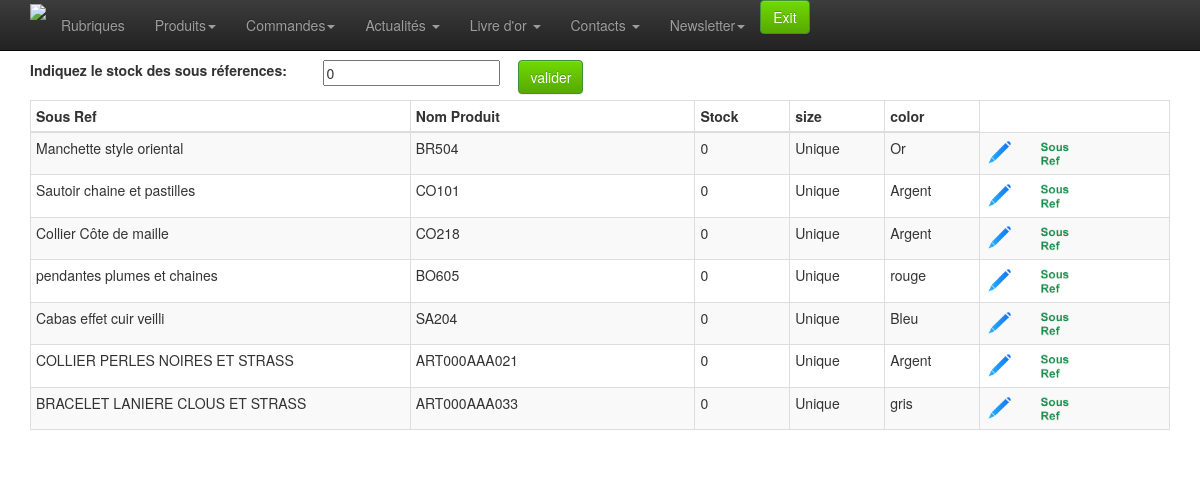
The page /admin/product-list-stock.php (signed in) on the database as committed earlier.
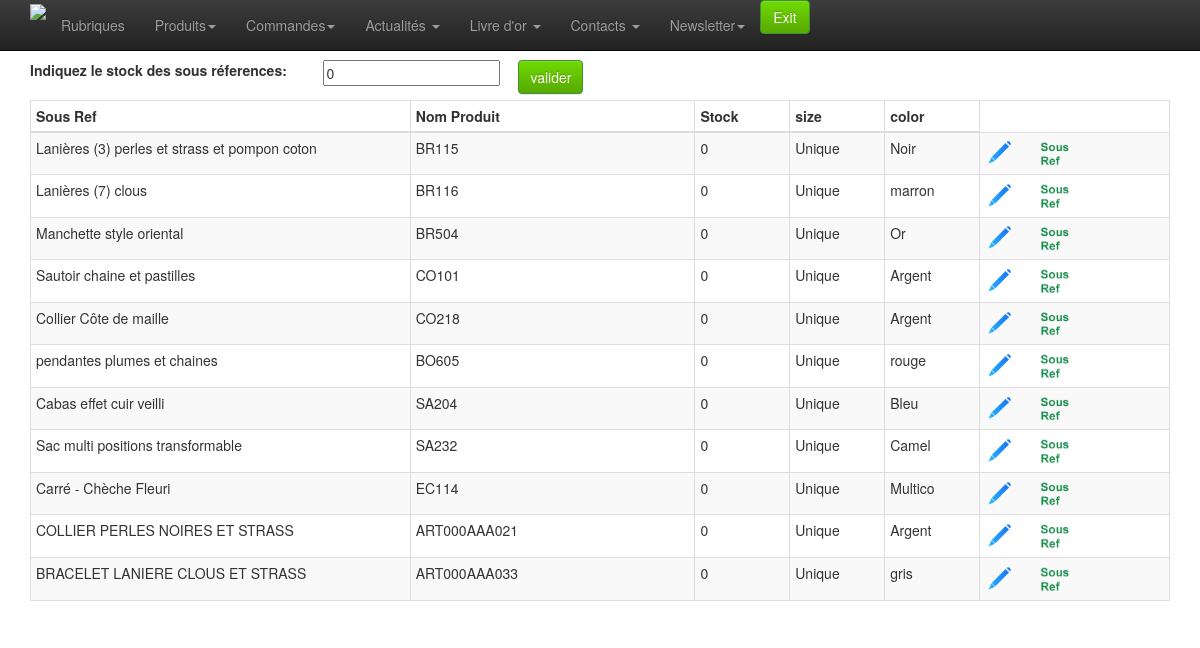
The same page on the database as committed later.
### tables this page shows
CREATE TABLE `product_sousref` (
  `id` int(10) unsigned NOT NULL AUTO_INCREMENT,
  `sousref` varchar(250) DEFAULT NULL,
  `id_product` int(10) unsigned NOT NULL,
  `id_color` smallint(5) unsigned NOT NULL,
  `id_size` smallint(5) unsigned NOT NULL,
  `stock` smallint(6) NOT NULL DEFAULT '0',
  `actif` tinyint(4) NOT NULL DEFAULT '1',
  PRIMARY KEY (`id`)
);

CREATE TABLE `product` (
  `id` int(10) unsigned NOT NULL AUTO_INCREMENT,
  `date_creation` timestamp NOT NULL DEFAULT CURRENT_TIMESTAMP,
  `date_suppr` timestamp NULL DEFAULT NULL,
  `reference` varchar(250) DEFAULT NULL,
  `prix` decimal(10,2) DEFAULT NULL,
  `libprix` varchar(120) DEFAULT NULL,
  `shipping` decimal(10,2) NOT NULL DEFAULT '0.00',
  `label` varchar(250) NOT NULL,
  `titreaccroche` varchar(250) DEFAULT NULL,
  `accroche` text,
  `description` text,
  `image1` varchar(250) DEFAULT NULL,
  `image2` varchar(250) DEFAULT NULL,
  `image3` varchar(250) DEFAULT NULL,
  `actif` tinyint(4) NOT NULL DEFAULT '1',
  PRIMARY KEY (`id`)
);

CREATE TABLE `size` (
  `id` smallint(5) unsigned NOT NULL AUTO_INCREMENT,
  `label` varchar(50) NOT NULL,
  PRIMARY KEY (`id`)
);

CREATE TABLE `color` (
  `id` smallint(5) unsigned NOT NULL AUTO_INCREMENT,
  `label` varchar(50) NOT NULL,
  PRIMARY KEY (`id`)
);

### admin/classes/StorageManager.php (called while the page is built, shortened)
<?php
class StorageManager{
	protected function dbConnect() {
	    $host = DBHOST;
	    $user = DBUSER;
	    $pass = DBPASSWD;
	    $bdd  = DBNAME;
		try {
			$this->mysqli = new mysqli ($host, $user, $pass, $bdd) ;
		} catch (Exception $e) {
			throw new Exception("Erreur Connexion DB ". $e->getMessage());
		}
	}
}
?>

### admin/classes/Catproduct.php (called while the page is built, shortened)
<?php
require_once("StorageManager.php");
class Catproduct extends StorageManager {
	public function productsousrefGetByStock($stock){
	  try {
      $sql = "SELECT product.label, product.id as id_product,product_sousref.id,product_sousref.sousref,product_sousref.id_color, product_sousref.id_size,product_sousref.stock, color.label as color, size.label as size
  				FROM product_sousref
          iNNER JOIN product ON product.id = product_sousref.id_product
  				INNER JOIN color ON color.id = product_sousref.id_color
  				INNER JOIN size ON size.id = product_sousref.id_size
  				WHERE product_sousref.stock =". $stock ."
  				ORDER BY product_sousref.id_product;" ;
	    $new_array = null;
	    $result = mysqli_query($this->mysqli,$sql);
	    while( $row = mysqli_fetch_assoc( $result)){
	      $new_array[] = $row;
	    }
	    return $new_array;
	  } catch (Exception $e) {
	    die('Erreur productsousrefGetByStock: ' . $e->getMessage());
	    return "errrrrrrooooOOor";
	  }
	}
}

### admin/product-list-stock.php (the view, shortened to what this page needs)
<?php
require 'classes/Catproduct.php';
    (!empty($_GET['stock'])) ? $stock = $_GET['stock'] : $stock = 0;
	try {
		$catproduct = new Catproduct();
		$result = $catproduct->productsousrefGetByStock($stock);
	} catch (Exception $e) {
		echo 'Erreur contactez votre administrateur <br> :',  $e->getMessage(), "\n";
		$catproduct = null;
		exit();
	}
?>
<!doctype html>
<html class="no-js" lang="en">
<head>
	<?php include_once 'inc-meta.php';?>
</head>
<body>
	<?php require_once 'inc-menu.php';?>
	<div class="container">
		<div class="row">
				<form name="formulaire" class="form-horizontal" method="GET"  action="product-list-stock.php" >
				<div class="col-md-3">
					<label>Indiquez le stock des sous réferences:</label>
				</div>
				<div class="col-md-2">
					 <input type="number" step="1" name="stock" required value="<?php echo $stock?>">
				</div>
				<div class="col-md-3">
					<button class="btn btn-success col-sm-3" type="submit" >valider</button>
				</div>
				<br><br>
		</div>
		<div class="row">
			<div class="col-xs-12 col-sm-12 col-md-12">
				<table class="table table-hover table-bordered table-condensed table-striped" >
					<thead>
						<tr>
							<th class="col-md-4" style="">
								Sous Ref
							</th>
							<th class="col-md-3" style="">
								Nom Produit
							</th>
							<th class="col-md-1" style="">
								Stock
							</th>
							<th class="col-md-1" style="">
								size
							</th>
							<th class="col-md-1" style="">
								color
							</th>
						</tr>
					</thead>
					<tbody>
						<?php
						if (!empty($result)) {
							foreach ($result as $value) {
							?>
							<tr>
								<td><?php echo $value['label'] ?></td>
								<td><?php echo $value['sousref']?></td>
								<td><?php echo $value['stock']?></td>
								<td><?php echo $value['size']?></td>
								<td><?php echo $value['color']?></td>
								<td>
									<a href="product-edit.php?id=<?php echo $value['id_product'] ?>&rubrique=&categorie="><img src="img/modif.png" width="30" alt="Modifier" ></a>
									<a href="product-sousref-edit.php?id=<?php echo $value['id_product'] ?>&rubrique=&categorie="><img src="img/sr.png" width="30" alt="Modifier" ></a>
								</td>
							</tr>
							<?php } ?>
						<?php } ?>
					</tbody>
				</table>
			</div>
		</div>
	</div>
</body>
</html>

Rows that differ between the two databases and show on the page:
now on this page (row edited): product_sousref: id_product.label "Lanières (3) perles et strass et pompon coton", sousref "BR115", stock "0", id_size.label "Unique", id_color.label "Noir"
now on this page (row edited): product_sousref: id_product.label "Lanières (7) clous", sousref "BR116", stock "0", id_size.label "Unique", id_color.label "marron"
now on this page (row edited): product_sousref: id_product.label "Sac multi positions transformable", sousref "SA232", stock "0", id_size.label "Unique", id_color.label "Camel"
now on this page (row edited): product_sousref: id_product.label "Carré - Chèche Fleuri", sousref "EC114", stock "0", id_size.label "Unique", id_color.label "Multico"
